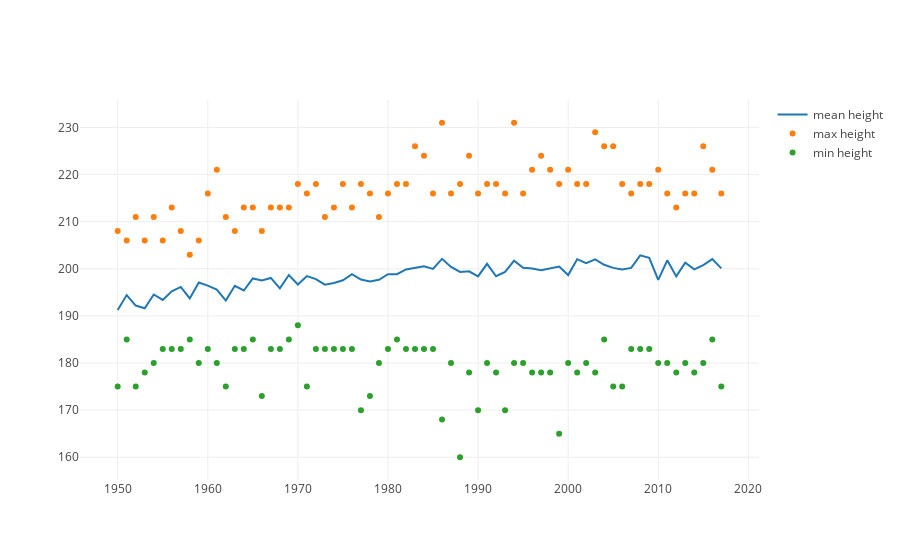

Notebook code for this chart:
### Code cell
mean_height = go.Scatter(x=list(mean_h.index), y=list(mean_h["height"]), mode = 'lines',
    name = 'mean height')
max_height = go.Scatter(x=list(max_h.index), y=list(max_h["height"]), mode = 'markers',
    name = 'max height')
min_height = go.Scatter(x=list(min_h.index), y=list(min_h["height"]), mode = 'markers',
    name = 'min height')
data = [mean_height, max_height, min_height]
iplot(data, filename='line-mode')
